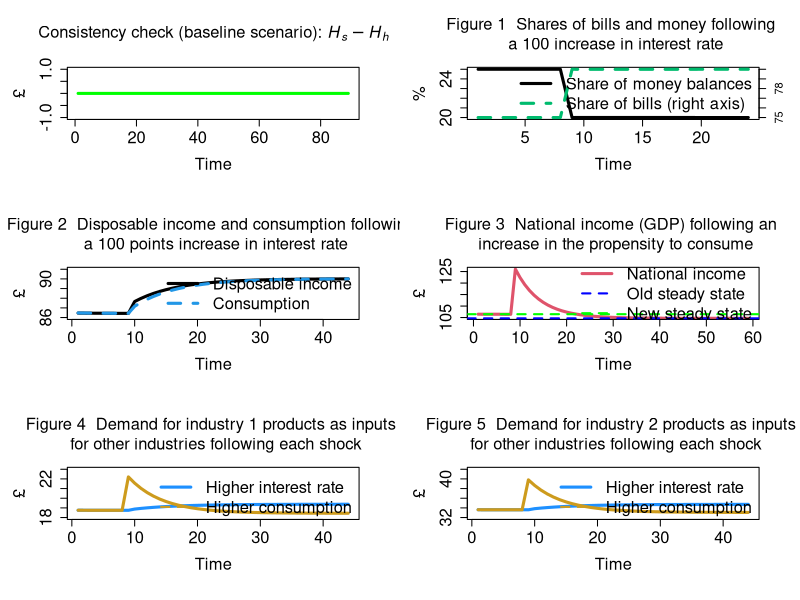
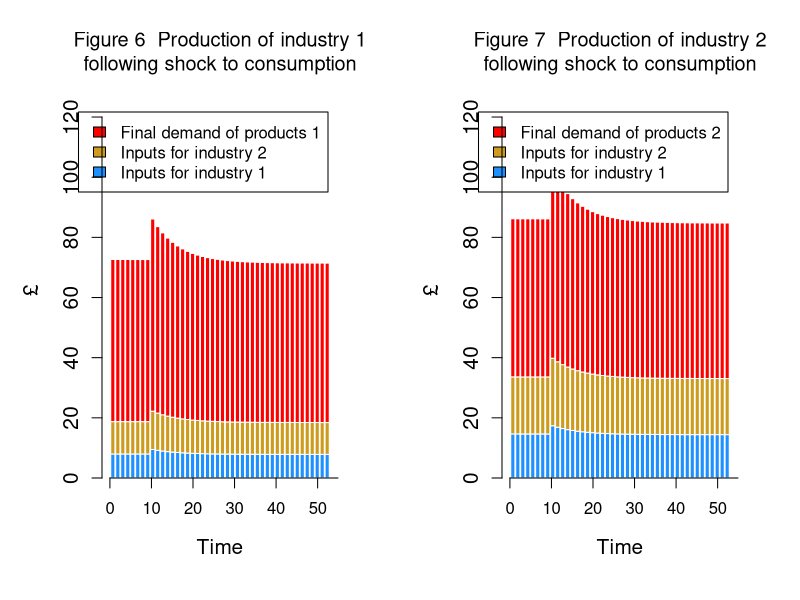

These charts were generated, in order, by the following R code:
# Model IO-PC for R: main code
# aggregate equations taken from Model PC
# Wynne Godley and Marc Lavoie
# Monetary Economics
# Chapter 4 

# Version: 9 November 2023

################################################################################

#STEP 1: PREPARE THE WORK-SPACE

#Clear environment
rm(list=ls(all=TRUE))

#Clear plots
if(!is.null(dev.list())) dev.off()

#Clear console
cat("\014")

#Number of periods
nPeriods = 90

#Number of scenarios
nScenarios=3 

#Number of industries ***
nIndustries = 2

################################################################################

#STEP 2: SET THE COEFFICIENTS (EXOGENOUS VARIABLES AND PARAMETERS)
alpha1=matrix(data=0.6,nrow=nScenarios,ncol=nPeriods) #Propensity to consume out of income
alpha2=0.4 #Propensity to consume out of wealth
lambda0 = 0.635 #Autonomous share of bills
lambda1 = 5 #Elasticity of bills demand to interest rate
lambda2 = 0.01 #Elasticity of bills demand to yd/v
theta=0.2 #Tax rate on income
r_bar=matrix(data=0.025,nrow=nScenarios,ncol=nPeriods) #Interest rate as policy instrument
p1_bar=1.02 #Price of industry 1 products
p2_bar=0.98 #Price of industry 2 products
beta1_c_bar=0.50 #Household consumption share of product 1
beta2_c_bar=0.50 #Household consumption share of product 2
beta1_g_bar=0.48 #Government consumption share of product 1
beta2_g_bar=0.52 #Government consumption share of product 2

################################################################################

#STEP 3: CREATE VARIABLES AND ATTRIBUTE INITIAL VALUES

#Use 'array' function to create 3-dimension variables
x=array(data=0,dim=c(nScenarios,nPeriods,nIndustries)) #Gross output by industry (real)
d=array(data=0,dim=c(nScenarios,nPeriods,nIndustries)) #Demand by industry (real)
beta_c=array(data=0,dim=c(nScenarios,nPeriods,nIndustries)) #Real consumption composition
beta_g=array(data=0,dim=c(nScenarios,nPeriods,nIndustries)) #Real government expenditure composition
p=array(data=1,dim=c(nScenarios,nPeriods,nIndustries)) #Unit prices
k=array(data=0,dim=c(nScenarios,nPeriods,nIndustries)) #Inputs by industry

#Other 2-dimension variables
b_cb=matrix(data=21.62,nrow=nScenarios,ncol=nPeriods) #Government bills held by Central Bank
b_h=matrix(data=64.87,nrow=nScenarios,ncol=nPeriods) #Government bills held by households
b_s=matrix(data=21.62+64.87,nrow=nScenarios,ncol=nPeriods) #Government bills supplied by government
h_h=matrix(data=21.62,nrow=nScenarios,ncol=nPeriods) #Cash money held by households
h_s=matrix(data=21.62,nrow=nScenarios,ncol=nPeriods) #Cash money supplied by central bank
r=matrix(data=r_bar,nrow=nScenarios,ncol=nPeriods) #Interest rate on government bills
t=matrix(data=0,nrow=nScenarios,ncol=nPeriods) #Taxes
v=matrix(data=64.87+21.62,nrow=nScenarios,ncol=nPeriods) #Households wealth
yd=matrix(data=0,nrow=nScenarios,ncol=nPeriods) #Disposable income of households
cons=matrix(data=0,nrow=nScenarios,ncol=nPeriods) #Consumption (real)
g=matrix(data=20,nrow=nScenarios,ncol=nPeriods) #Government expenditure (real)
y=matrix(data=0,nrow=nScenarios,ncol=nPeriods) #Value of net output (GDP)
p_c=matrix(data=1,nrow=nScenarios,ncol=nPeriods) #Average price for the consumers
p_g=matrix(data=1,nrow=nScenarios,ncol=nPeriods) #Average price for the government
A=matrix(data=c(0.11,0.21,0.12,0.22),nrow=nIndustries,ncol=nIndustries) #Matrix of technical coefficients
I = diag(x=1, nrow=nIndustries, ncol=nIndustries) #Diagonal matrix
infl=matrix(data=1,nrow=nScenarios,ncol=nPeriods) #Inflation tax (see Godley and Lavoie, 9.2.4 and 9.3.1)

################################################################################

#STEP 4: RUN THE MODEL

#STEP 4.A: DEFINE THE LOOPS

#Choose scenario
for (j in 1:nScenarios){
  
  #Define time loop
  for (i in 2:nPeriods){
  
    #Choose industry ***
    #for (z in 1:nIndustries){
    
     #Define iterations
     for (iterations in 1:100){
      
      
      #STEP 4.B: ADD ALTERNATIVE SCENARIOS  
      
      #Shock 1: higher interest rate
      if (i>=10 && j==2){r_bar[j,i]=0.035}
      
      #Shock 2: higher propensity to consume out of income
      if (i>=10 && j==3){alpha1[j,i]=0.7}
      
      
      #STEP 4.C: DEFINE THE SYSTEM OF EQUATIONS        
      #Note: numbers refer to Model PC; *** = new or modified equation 
      
       
      #A) Define prices and consumption shares 
       
       #Set unit price of output of industry 1 ***  p[1] = (w/pr) + (p[1]*A[1] + p[2]*A[2])*(1 + mu) 
       p[j,i,1] = p1_bar
       
       #Set unit price of output of industry 2 ***  p[2] = (w/pr) + (p[1]*A[3] + p[2]*A[4])*(1 + mu)
       p[j,i,2] = p2_bar
      
       #Household real consumption share of product 1 ***
       beta_c[j,i,1]=beta1_c_bar
      
       #Household real consumption share of product 2 ***
       beta_c[j,i,2]=beta2_c_bar
      
       #Government real consumption share of product 1 ***
       beta_g[j,i,1]=beta1_g_bar
      
       #Government real consumption share of product 2 ***
       beta_g[j,i,2]=beta2_g_bar
      
       #Average price for the consumers ***
       p_c[j,i] = t(p[j,i,]) %*% beta_c[j,i,]
      
       #Average price for the government
       p_g[j,i] = t(p[j,i,]) %*% beta_g[j,i,]
      
      
      #B) Define input-output structure
      
       #Real final demand vector by industry ***
       d[j,i,] = beta_c[j,i,]*cons[j,i] + beta_g[j,i,]*g[j,i]
      
       #Real gross output by industry ***
       x[j,i,] = solve(I-A) %*% d[j,i,]
      
       #Value of net output (GDP) ***
       y[j,i] = t(p[j,i,]) %*% d[j,i,]
      
      
      #C) Households
      
       #Disposable income - eq. 4.2
       yd[j,i] = y[j,i] - t[j,i] + r[j,i-1]*b_h[j,i-1]
      
       #Wealth accumulation - eq. 4.4 ***
       v[j,i] = v[j,i-1] + (yd[j,i] - p_c[j,i]*cons[j,i])
      
       #Real consumption function with no monetary illusion - eq. 4.5 ***
       cons[j,i] = alpha1[j,i]*((yd[j,i]/p_c[j,i])-infl[j,i]) + alpha2*v[j,i-1]/p_c[j,i-1]
      
       #Inflation tax for households = infl. rate times * real stock of wealth
       infl[j,i] = ((p_c[j,i]-p_c[j,i-1])/p_c[j,i-1])*(v[j,i-1]/p_c[j,i])
      
      
      #D) Portfolio equations
      
       #Demand for cash money - eq. 4.6
       h_h[j,i] = v[j,i] - b_h[j,i]
      
       #Demand for government bills - eq. 4.7
       b_h[j,i] = v[j,i]*(lambda0 + lambda1*r[j,i] - lambda2*(yd[j,i]/v[j,i]))
      
      
      #E) Government
      
       #Tax payments - eq. 4.3 ***
       t[j,i] = theta*(y[j,i] + r[j,i-1]*b_h[j,i-1])
      
       #Supply of government bills - eq. 4.8
       b_s[j,i] = b_s[j,i-1] + ( p_g[j,i]*g[j,i] + r[j,i-1]*b_s[j,i-1]) - (t[j,i] + r[j,i-1]*b_cb[j,i-1])
      
      
      #F) Central bank
      
       #Supply of cash - eq. 4.9
       h_s[j,i] = h_s[j,i-1] + b_cb[j,i] - b_cb[j,i-1]
      
       #Government bills held by the central bank - eq. 4.10
       b_cb[j,i] = b_s[j,i] - b_h[j,i]
      
       #Interest rate as policy instrument - eq. 4.11
       r[j,i] = r_bar[j,i]
      
      
      #G) Additional calculations
      
       #Inputs required by industry ***
       k[j,i,] = A %*% x[j,i,]
      
      
      }
    #}
  }
}
################################################################################

#STEP 5: CONSISTENCY CHECK (REDUNDANT EQUATION)

#Create consistency statement 
aerror=0
error=0
for (i in 2:(nPeriods-1)){error = error + (h_s[1,i]-h_h[1,i])^2}
aerror = error/nPeriods
if ( aerror<0.01 ){cat(" *********************************** \n Good news! The model is watertight! \n", "Average error =", aerror, "< 0.01 \n", "Cumulative error =", error, "\n ***********************************")} else{
  if ( aerror<1 && aerror<1 ){cat(" *********************************** \n Minor issues with model consistency \n", "Average error =", aerror, "> 0.01 \n", "Cumulative error =", error, "\n ***********************************")}
  else{cat(" ******************************************* \n Warning: the model is not fully consistent! \n", "Average error =", aerror, "> 1 \n", "Cumulative error =", error, "\n *******************************************")} }      

#Plot redundant equation
layout(matrix(c(1,2,3,4,5,6), 3, 2, byrow = TRUE))
par(mar = c(5.1+1, 4.1+1, 4.1+1, 2.1+1))
plot(h_s[1,2:nPeriods]-h_h[1,2:nPeriods], type="l", col="green",lwd=3,lty=1,font.main=1,cex.main=1.5,
     main=expression("Consistency check (baseline scenario): " * italic(H[phantom("")]["s"]) - italic(H[phantom("")]["h"])),
     cex.axis=1.5,cex.lab=1.5,ylab = '£',
     xlab = 'Time',ylim = range(-1,1))

################################################################################

#STEP 6: CREATE AND DISPLAY GRAPHS

#Set layout
#layout(matrix(c(1,2,3,4), 2, 2, byrow = TRUE))
par(mar = c(5.1+1, 4.1+1, 4.1+1, 2.1+1))

#Figure 1
plot(100*h_h[2,2:25]/v[2,2:25],type="l", col=1, lwd=3, lty=1, font.main=1,cex.main=1.5,
     main="Figure 1  Shares of bills and money following \n a 100 increase in interest rate",
     ylab = '%',xlab = 'Time',ylim = range(20,25),cex.axis=1.5,cex.lab=1.5)
par(new=T)
plot(100*b_h[2,2:25]/v[2,2:25],type="l",lwd=3,lty=2,col=rgb(0,187,110,max=255),axes=F, ylab=NA,
     xlab=NA,ylim=range(75,80))
axis(side = 4,cex.axis=1,cex.lab=1.5)
legend("right",c("Share of money balances","Share of bills (right axis)"),  bty = "n",
       cex=1.5, lty=c(1,2), lwd=c(3,3), col = c(1,rgb(0,187,110,max=255)), box.lty=0)

#Figure 2
plot(yd[2,2:45],type="l", col=1, lwd=3, lty=1, font.main=1,cex.main=1.5,
     main="Figure 2  Disposable income and consumption following \n a 100 points increase in interest rate",
     ylab = '£',xlab = 'Time',ylim = range(86,91),cex.axis=1.5,cex.lab=1.5)
lines(cons[2,2:45],type="l",lwd=3,lty=2,col=4)
legend("right",c("Disposable income","Consumption"),  bty = "n",
       cex=1.5, lty=c(1,2), lwd=c(3,3), col = c(1,4), box.lty=0)

#Figure 3 
plot(y[3,2:60],type="l", col=2, lwd=3, lty=1, font.main=1,cex.main=1.5,
     main="Figure 3  National income (GDP) following an \n increase in the propensity to consume",
     ylab = '£',xlab = 'Time',ylim = range(105,126),cex.axis=1.5,cex.lab=1.5)
abline(h=y[3,2],col="green",lty=2,lwd=2)
abline(h=y[3,60],col="blue",lty=2,lwd=2)
legend("right",c("National income","Old steady state","New steady state"),  bty = "n",
       cex=1.5, lty=c(1,2,2), lwd=c(3,2,2), col = c(2,"blue","green"), box.lty=0)

#Figure 4
plot(k[2,2:45,1]*p[2,2:45,1],type="l", col="dodgerblue", lwd=3, lty=1, font.main=1,cex.main=1.5,
     main="Figure 4  Demand for industry 1 products as inputs \n for other industries following each shock",
     ylab = '£',xlab = 'Time',ylim = range(18,23),cex.axis=1.5,cex.lab=1.5)
lines(k[3,2:45,1]*p[2,2:45,1],type="l", col="goldenrod3", lwd=3, lty=1)
legend("topright",c("Higher interest rate","Higher consumption"),  bty = "n",
       cex=1.5, lty=c(1,2,2), lwd=c(3,2,2), col = c("dodgerblue","goldenrod3"), box.lty=0)

#Figure 5
plot(k[2,2:45,2]*p[2,2:45,2],type="l", col="dodgerblue", lwd=3, lty=1, font.main=1,cex.main=1.5,
     main="Figure 5  Demand for industry 2 products as inputs \n for other industries following each shock",
     ylab = '£',xlab = 'Time',ylim = range(32,42),cex.axis=1.5,cex.lab=1.5)
lines(k[3,2:45,2]*p[2,2:45,2],type="l", col="goldenrod3", lwd=3, lty=1)
legend("topright",c("Higher interest rate","Higher consumption"),  bty = "n",
       cex=1.5, lty=c(1,2,2), lwd=c(3,2,2), col = c("dodgerblue","goldenrod3"), box.lty=0)

#Redefine layout
layout(matrix(c(1,2), 1, 2, byrow = TRUE))

#Figure 6
stacked_values <- rbind(x[3, 2:45, 1] * A[1] * p[3, 2:45, 1], x[3, 2:45, 2] * A[3] * p[3, 2:45, 1], d[3,2:45,1]*p[3,2:45,1])
barplot(stacked_values, beside = FALSE, col = c("dodgerblue", "goldenrod3","red1"), 
        names.arg = 2:45, main = "Figure 6  Production of industry 1\nfollowing shock to consumption",
        font.main=1, ylab = '£', xlab = 'Time', ylim = c(0, 125),
        cex.axis = 1.25, cex.lab = 1.25, border = "white",xaxt = "n", 
        legend.text = c("Inputs for industry 1", "Inputs for industry 2","Final demand of products 1"))
axis(1, at = seq(0, 60, by = 10), labels = seq(0, 60, by = 10))

#Figure 7
stacked_values <- rbind(x[3, 2:45, 1] * A[2] * p[3, 2:45, 2], x[3, 2:45, 2] * A[4] * p[3, 2:45, 2], d[3,2:45,2]*p[3,2:45,2])
barplot(stacked_values, beside = FALSE, col = c("dodgerblue", "goldenrod3","red1"), 
        names.arg = 2:45, main = "Figure 7  Production of industry 2\nfollowing shock to consumption",
       font.main=1, ylab = '£', xlab = 'Time', ylim = c(0, 125), 
        cex.axis = 1.25, cex.lab = 1.25, border = "white",xaxt = "n", 
        legend.text = c("Inputs for industry 1", "Inputs for industry 2","Final demand of products 2"))
axis(1, at = seq(0, 60, by = 10), labels = seq(0, 60, by = 10))
